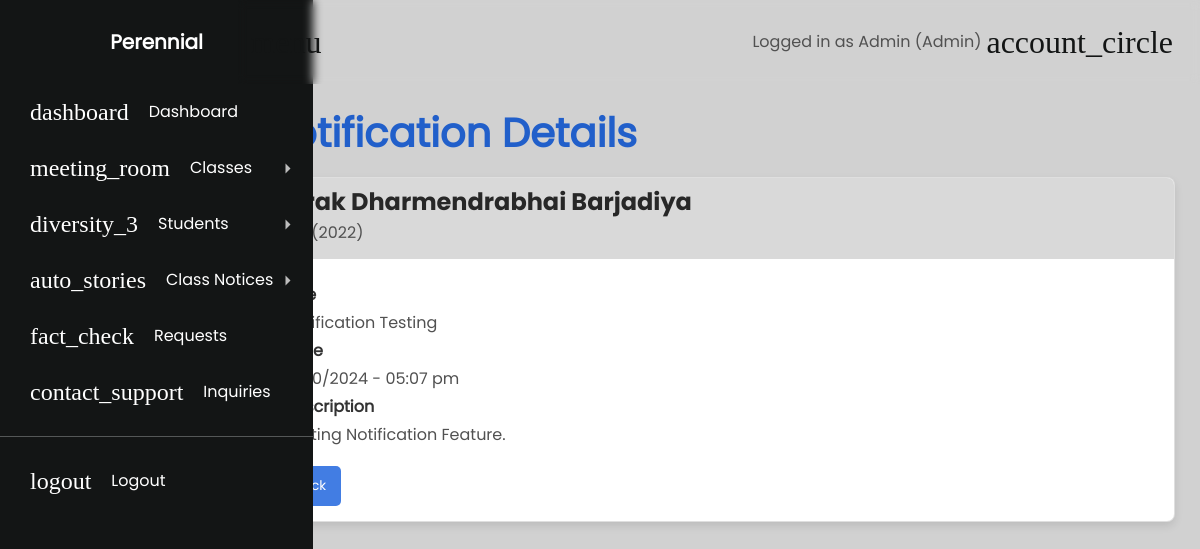
/admin/viewNotification.php?notification_id=1 (signed in), run on the app's committed database.
### tables this page shows
CREATE TABLE `student_notifications` (
  `notification_id` int(11) NOT NULL,
  `student_id` int(11) NOT NULL,
  `notification_title` varchar(255) NOT NULL,
  `notification_description` text NOT NULL,
  `notification_date` timestamp NOT NULL DEFAULT current_timestamp()
);

### admin/includes/getSession.php (called while the page is built, shortened)
<?php
$userId = $_SESSION['id'];
$sql = "SELECT admin_name FROM admins WHERE id = ?";
$stmt = $conn->prepare($sql);
$stmt->bind_param("i", $userId);
$stmt->execute();
$stmt->bind_result($username);
?>

### admin/viewNotification.php (the view, shortened to what this page needs)
<?php
include './includes/dbconnection.php';
if (isset($_GET['notification_id'])) {
    $notificationId = $_GET['notification_id'];
    $notificationId = mysqli_real_escape_string($conn, $notificationId);
    $query = "SELECT
            sn.notification_title,
            sn.notification_description,
            sn.notification_date,
            CONCAT(si.first_name, ' ', si.middle_name, ' ', si.last_name) AS name,
            CONCAT(c.class_name, ' (', c.batch_year, ') ') AS classname
        FROM student_notifications sn
        JOIN student_info si ON sn.student_id = si.id
        JOIN classes c ON si.class_id = c.id
        WHERE sn.notification_id = '$notificationId'
    ";
    $result = mysqli_query($conn, $query);
    if ($result && mysqli_num_rows($result) > 0) {
        $notification = mysqli_fetch_assoc($result);
        $date = new DateTime($notification['notification_date']);
        $formattedDate = $date->format('d/m/Y - h:i a');
        $notification['notification_date'] = $formattedDate;
    } else {
        echo "Notification not found.";
        exit;
    }
} else {
    echo "No notification ID provided.";
    exit;
}
?>
<?php include "./includes/sidebar.php" ?>
<!DOCTYPE html>
<html lang="en">
<head>
    <link rel="stylesheet" href="./css/cards.css">
</head>
<body>
    <h1>Notification Details</h1>
    <?php if (!empty($notification)) { ?>
        <div class="card" style="margin-top: 20px;">
            <div class="heading" style="background-color: #d9d9d9;">
                <h1><?php echo htmlspecialchars($notification['name']); ?></h1>
                <p><?php echo htmlspecialchars($notification['classname']); ?></p>
            </div>
            <div class="details">
                <div>
                    <p><strong>Title</strong>
                    <div><?php echo htmlspecialchars($notification['notification_title']); ?></div>
                    </p>
                    <p><strong>Time</strong>
                    <div><?php echo htmlspecialchars($notification['notification_date']); ?></div>
                    </p>
                    <p><strong>Description</strong>
                    <div>
                        <?php echo htmlspecialchars($notification['notification_description']); ?></p>
                    </div>
                </div>
            </div>
            <div class="actions">
                <button class="button" id="search-button" onclick="window.location.href='notifications.php';">Back</button>
            </div>
        </div>
    <?php } ?>
</body>
</html>

### admin/includes/sidebar.php (shortened to what this page needs)
<?php include "./includes/dbconnection.php" ?>
<?php include "./includes/getSession.php" ?>
<?php
$current_page = basename($_SERVER['PHP_SELF']);
?>
<link rel="stylesheet" href="./css/sidebar.css">
<div class='dashboard'>
    <div class="dashboard-nav">
        <header class="collapsed-header">
            <a href="#" class="brand-logo">
                <span>Perennial</span>
            </a>
        </header>
        <nav class="dashboard-nav-list">
            <a href="./dashboard.php" class="dashboard-nav-item <?php echo $current_page == 'dashboard.php' ? 'active' : ''; ?>">
                <span class="nav-m-icon">dashboard</span>
                <span>Dashboard</span>
            </a>
            <div class='dashboard-nav-dropdown'>
                <a href="#!" class="dashboard-nav-item dashboard-nav-dropdown-toggle <?php echo in_array($current_page, ['addClass.php', 'manageClass.php']) ? 'active' : ''; ?>">
                    <span class="nav-m-icon">meeting_room</span>
                    <span>Classes</span>
                </a>
            </div>
            <div class='dashboard-nav-dropdown'>
                <a href="#!" class="dashboard-nav-item dashboard-nav-dropdown-toggle <?php echo in_array($current_page, ['addStudent.php', 'manageStudents.php', 'fees.php', 'notifications.php']) ? 'active' : ''; ?>">
                    <span class="nav-m-icon">diversity_3</span>
                    <span>Students</span>
                </a>
            </div>
            <div class='dashboard-nav-dropdown'>
                <a href="#!" class="dashboard-nav-item dashboard-nav-dropdown-toggle <?php echo in_array($current_page, ['addClassNotice.php', 'manageClassNotices.php']) ? 'active' : ''; ?>">
                    <span class="nav-m-icon">auto_stories</span>
                    <span>Class Notices</span>
                </a>
            </div>
            <a href="./requests.php" class="dashboard-nav-item <?php echo $current_page == 'requests.php' ? 'active' : ''; ?>">
                <span class="nav-m-icon">fact_check</span>
                <span>Requests</span>
            </a>
            <a href="./inquiries.php" class="dashboard-nav-item <?php echo $current_page == 'inquiries.php' ? 'active' : ''; ?>">
                <span class="nav-m-icon">contact_support</span>
                <span>Inquiries</span>
            </a>
            <div class="nav-item-divider"></div>
            <a href="./logout.php" class="dashboard-nav-item">
                <span class="nav-m-icon">logout</span>
                <span>Logout</span>
            </a>
        </nav>
    </div>
    <div class='dashboard-app'>
        <header class='dashboard-toolbar'>
            <a href="#!" class="menu-toggle">
                <span class="m-icon">menu</span>
            </a>
            <div style="display: flex; align-items: center;">
                <div style="margin-right: 5px;">Logged in as <?php echo htmlspecialchars($username); ?>  (Admin)</div>
                <a href="./myProfile.php">
                    <span class="m-icon">account_circle</span>
                </a>
            </div>
        </header>
        <div class='dashboard-content'>

### admin/css/sidebar.css (style rules this page uses)
*, *::before, *::after { box-sizing: border-box; }
nav, body, h1, h2, h3, h4, h5, h6, p, a { display: block; margin: 0; padding: 0; background: none; color: inherit; text-align: left; }
.dashboard-content h1 { color: #215fca; font-weight: 700; }
body { font-family: "PRegular"; font-size: 1rem; font-weight: 400; line-height: 1.5; color: #515151; background-color: #d1d1d1; }
a { color: #3f84fc; text-decoration: none; }
h1, h2, h3, h4, h5, h6 { margin-bottom: 0.5rem; font-weight: 500; line-height: 1.2; }
h1 { font-size: 2.5rem; font-weight: normal; }
.card { display: flex; flex-direction: column; min-width: 0; word-wrap: break-word; background-color: #fff; border: 1px solid rgba(0, 0, 0, 0.125); }
.dashboard { display: flex; min-height: 100vh; }
.dashboard-app { display: flex; flex-direction: column; flex-grow: 2; margin-top: 84px; }
.dashboard-content { flex-grow: 2; padding: 25px; }
.dashboard-nav { user-select: none; min-width: 238px; position: fixed; top: 0; bottom: 0; overflow: auto; background-color: #131515; -ms-overflow-style: none; scrollbar-width: none; overflow-y: scroll; }
.dashboard-nav header { min-height: 84px; padding: 8px 27px; display: flex; justify-content: center; align-items: center; }
.dashboard-nav a { color: #fff; }
.brand-logo { font-weight: bold; font-size: 20px; display: flex; align-items: center; }
.dashboard-nav-list { display: flex; flex-direction: column; }
.dashboard-nav-item { min-height: 56px; padding: 8px 20px 8px 20px; display: flex; align-items: center; transition: ease-out 0.2s; }
.dashboard-nav-item span { margin: 0 10px; }
.dashboard-nav-dropdown { display: flex; flex-direction: column; }
.dashboard-nav-dropdown-toggle:after { content: ""; margin-left: auto; display: inline-block; width: 0; height: 0; border-left: 5px solid transparent; border-right: 5px solid transparent; border-bottom: 5px solid rgba(255, 255, 255, 0.72); transform: rotate(90deg); }
.menu-toggle { position: relative; width: 42px; height: 42px; display: flex; align-items: center; justify-content: center; color: #2b2a2a; }
.m-icon { font-family: "MaterialRounded"; font-size: 2em; color: #131515; }
.nav-m-icon { font-family: "MaterialOutlined"; font-size: 1.5em; }
.dashboard-toolbar { min-height: 84px; background-color: #2c2c2c00; display: flex; backdrop-filter: blur(5px); justify-content: space-between; align-items: center; padding: 8px 27px; position: fixed; top: 0; right: 0; left: 0; z-index: 1000; }
.nav-item-divider { height: 1px; margin: 1rem 0; overflow: hidden; background-color: rgba(236, 238, 239, 0.3); }
@media (min-width: 992px) { .dashboard-app { margin-left: 238px; } }
@media (min-width: 992px) { .dashboard-toolbar { left: 238px; } }

### admin/css/cards.css (style rules this page uses)
.card { background-color: #ffffff; padding: 0; border-radius: 8px; box-shadow: 0 4px 8px rgba(0, 0, 0, 0.1); width: 100%; box-sizing: border-box; overflow: hidden; margin-bottom: 15px; }
.heading { background-color: #e4ecfe; padding: 10px; }
.heading h1 { color: rgb(39, 39, 39) !important; font-weight: 500 !important; margin: 0; font-size: 24px; text-align: left; font-family: "PBold"; }
.details { display: flex; flex-wrap: wrap; justify-content: space-between; padding: 20px 20px 0 20px; }
p { margin: 4px 0; word-break: break-word; }
strong { color: #333; }
.actions { margin: 15px; display: flex; justify-content: flex-start; gap: 10px; }
.actions button { padding: 10px 15px; font-family: "PRegular"; border: none; border-radius: 5px; background-color: #427de3; color: white; cursor: pointer; transition: background-color 0.3s ease; }

### data on the page
student_notifications: notification_title "Notification Testing", notification_description "Testing Notification Feature."

### other printed values
$username "Admin"
$notification['name'] "Tarak Dharmendrabhai Barjadiya"
$notification['classname'] "BCA (2022)"
$notification['notification_date'] "15/10/2024 - 05:07 pm"
